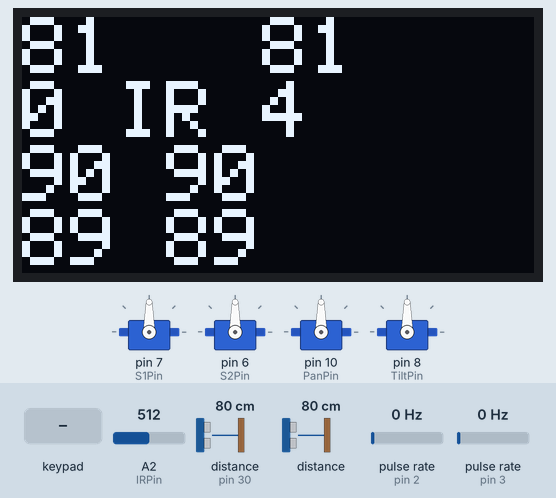
Recording of a sketch running on a simulated Arduino Mega 2560, built with avr-gcc and run on an emulated ATmega2560. Shown: 128×64 one-colour display, 4 × servo. Wiring (inferred from the names in the program): 2 × pulse sensor: data pin 2 / data pin 3. The inputs (shaded band) are chosen by the test bench; at power-on: A2 (IRPin) = 512, distance to the obstacle (sensor on pin 30) 80 cm, distance to the obstacle 80 cm, pulse rate (sensors on pin 2, pin 3) 0 Hz. The echo pulse lasts 58.3 µs per cm.

Above: at 1.3 s.
1.4 s: A2 (IRPin) set to 13
At 2.5 s:
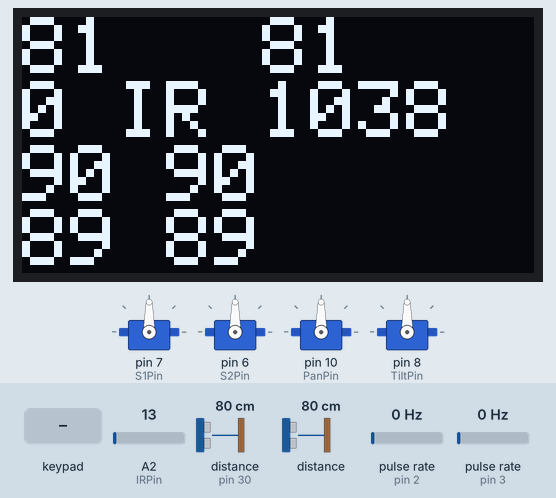
3.0 s: A2 (IRPin) set to 10
At 3.6 s:
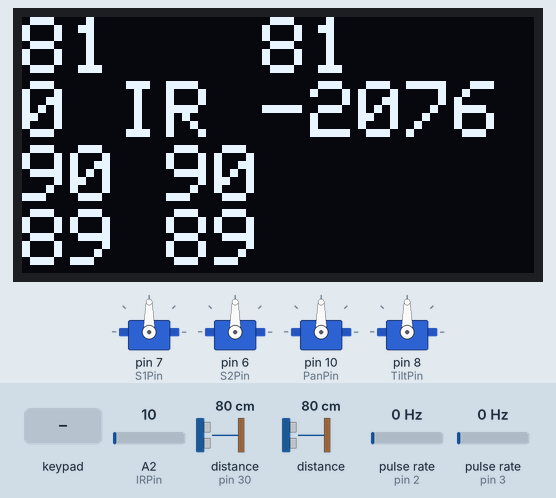
4.7 s: key 'X' pressed
At 6.5 s:
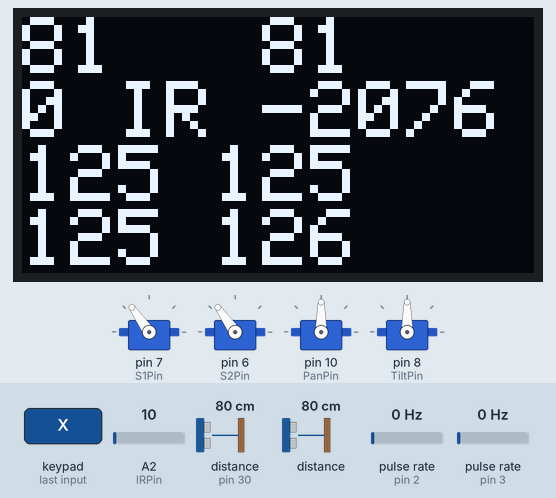
7.1 s: distance to the obstacle (sensor on pin 30) set to 22 cm
At 8.4 s:
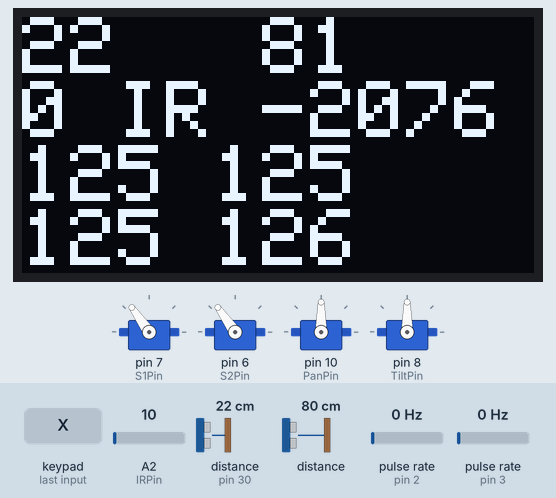
8.7 s: distance to the obstacle (sensor on pin 30) set to 18 cm
At 10.5 s:
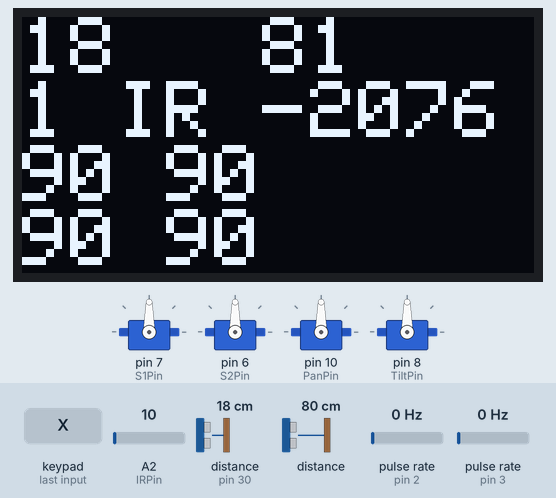
10.9 s: key 'S' pressed
At 13.2 s:
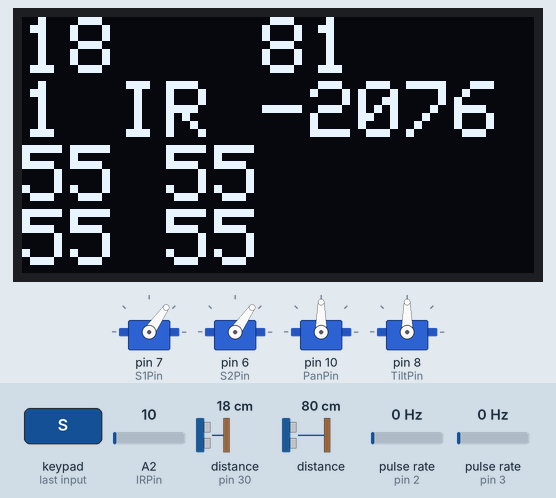
Timing chart, 0 to 14.7 s (numbered marks = the images above; inputs shaded):
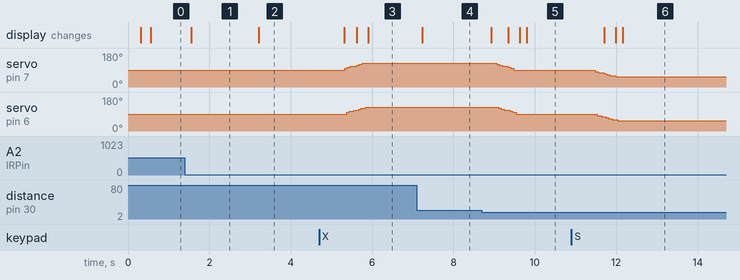

The sketch:

Abby.ino
```cpp
#include <NewPing.h>
#include <PS2X_lib.h>
#include <Servo.h>
#include <Wire.h>

//#include "C:\Program Files (x86)\Arduino\hardware\arduino\avr\libraries\Wire\"
#include <SSD1306AsciiWire.h>
#include "myRobot.h"
#include "myDefinitions.h"

//#define debugMotors      //define to turn off
//#define raspberryPI    //define to check serial for pi

myRobotClass myRobot;

long now, lastTime;

void odometerL_ISR()
{
    myRobot.myMotors.odometerL();
}

void odometerR_ISR()
{
    myRobot.myMotors.odometerR();
}

void setup()
{
    Serial.begin(57600);
    Wire.begin();  Wire.setClock(400000L);
    myRobot.myDisplay.begin(&Adafruit128x64, 0x3C);  myRobot.myDisplay.setFont(Adafruit5x7);
    myRobot.myDisplay.clear(); myRobot.myDisplay.set2X();
    myRobot.initialize();
#ifndef debugMotors
    myRobot.myMotors.init(S1Pin, S2Pin);
    myRobot.myRemote.init();
    attachInterrupt(digitalPinToInterrupt(encoderLInt), odometerL_ISR, RISING);
    attachInterrupt(digitalPinToInterrupt(encoderRInt), odometerR_ISR, RISING);
#endif
    lastTime = millis();
}


void loop()
{
    static int displayDelay = 0;

    if (millis() - lastTime > 10)
    {
        myRobot.update();
        lastTime = millis();
        displayDelay++;
    }

    if (displayDelay == 3)
    {
        //myRobot.update();
        displayDelay = 0;

        myRobot.myDisplay.setCursor(0, 0); myRobot.myDisplay.clearToEOL();
        if (myRobot.mySensors.getDistanceSonar() < 10) myRobot.myDisplay.setCursor(12, 0);

        myRobot.myDisplay.print(myRobot.mySensors.getDistanceSonar());
        myRobot.myDisplay.print("   "); myRobot.myDisplay.print(myRobot.mySensors.getDistanceRear());

        myRobot.myDisplay.setCursor(0, 2); myRobot.myDisplay.clearToEOL(); myRobot.myDisplay.print(myRobot.mySensors.checkObstacle());
        myRobot.myDisplay.print(" "); myRobot.myDisplay.println(String("IR ") + myRobot.mySensors.getDistanceIR());

        myRobot.myDisplay.setCursor(0, 4); myRobot.myDisplay.clearToEOL(); myRobot.myDisplay.print(myRobot.myMotors.actSpeedL);
        myRobot.myDisplay.print(" "); myRobot.myDisplay.println(myRobot.myMotors.actSpeedR);

        myRobot.myDisplay.setCursor(0, 6); myRobot.myDisplay.clearToEOL(); myRobot.myDisplay.print(myRobot.speedL);
        myRobot.myDisplay.print(" "); myRobot.myDisplay.println(myRobot.speedR);
//#ifndef debugMotors
//        myRobot.myDisplay.setCursor(0, 6); myRobot.myDisplay.clearToEOL(); myRobot.myDisplay.print(myRobot.myMotors.getEncoderL());
//        myRobot.myDisplay.print(" "); myRobot.myDisplay.print(myRobot.myMotors.getEncoderR());
//#endif
    }
}
```

DifferentialSteering.cpp
```cpp
#include "DifferentialSteering.h"

/**
 *  Constructor class.
 */
DifferentialSteering::DifferentialSteering() {
    m_leftMotor = 0;
    m_rightMotor = 0;
}

/**
 * Initialize the threshold at which the pivot action starts.
 *
 * @param fPivYLimit: Threshold. Is measured in units on the Y-axis away from the X-axis (Y=0).
 *                    A greater value will assign more of the joystick's range to pivot actions.
 *                    Allowable range: (0..+127).
 */
void DifferentialSteering::begin(int fPivYLimit) {
    m_fPivYLimit = fPivYLimit;
}

/**
 * Compute differential steering from (x,y) values.
 *
 * @param XValue: X value in [-127, 127] range.
 * @param YValue: Y value in [-127, 127] range.
 */
void DifferentialSteering::computeMotors(int XValue, int YValue) {
    float   nMotPremixL = 0;    // Motor (left)  premixed output        (-127..+127)
    float   nMotPremixR = 0;    // Motor (right) premixed output        (-127..+127)
    int     nPivSpeed = 0;      // Pivot Speed                          (-127..+127)
    float   fPivScale = 0;      // Balance scale b/w drive and pivot    (   0..1   )

    // Calculate Drive Turn output due to Joystick X input
    if (YValue >= 0) {
        // Forward
        nMotPremixL = (XValue >= 0) ? COMPUTERANGE : (COMPUTERANGE + XValue);
        nMotPremixR = (XValue >= 0) ? (COMPUTERANGE - XValue) : COMPUTERANGE;
    }
    else {
        // Reverse
        nMotPremixL = (XValue >= 0) ? (COMPUTERANGE - XValue) : COMPUTERANGE;
        nMotPremixR = (XValue >= 0) ? COMPUTERANGE : (COMPUTERANGE + XValue);
    }

    // Scale Drive output due to Joystick Y input (throttle)
    nMotPremixL = nMotPremixL * YValue / COMPUTERANGE;
    nMotPremixR = nMotPremixR * YValue / COMPUTERANGE;

    // Now calculate pivot amount
    // - Strength of pivot (nPivSpeed) based on Joystick X input
    // - Blending of pivot vs drive (fPivScale) based on Joystick Y input
    nPivSpeed = XValue;
    fPivScale = (abs(YValue) > m_fPivYLimit) ? 0.0 : (1.0 - abs(YValue) / m_fPivYLimit);

    // Calculate final mix of Drive and Pivot
    m_leftMotor = (1.0 - fPivScale) * nMotPremixL + fPivScale * (nPivSpeed);
    m_rightMotor = (1.0 - fPivScale) * nMotPremixR + fPivScale * (-nPivSpeed);
}

/*
 * Returns the value of the left motor computed in computeMotors method.
 *
 * @return left computed motor, in [-127, 127] range.
 */
int DifferentialSteering::computedLeftMotor() {
    return m_leftMotor;
}

/*
 * Returns the value of the right motor computed in computeMotors method.
 *
 * @return right computed motor, in [-127, 127] range.
 */
int DifferentialSteering::computedRightMotor() {
    return m_rightMotor;
}

/**
 * Return the compute range used in the computeMotors method.
 *
 * @return the compute range.
 */
int DifferentialSteering::getComputeRange() {
    return COMPUTERANGE;
}

/*
 * Returns information about current computed motors and pivot threshold.
 *
 * @return a string with the information.
 */
//String DifferentialSteering::toString() {
//    String str = "";
//    return (str + "Pivot threshold: " + m_fPivYLimit + " | Left Motor: " + m_leftMotor + " | Right Motor: " + m_rightMotor);
//}
```

DifferentialSteering.h
```cpp
#ifndef DifferentialSteering_h
#define DifferentialSteering_h

#define COMPUTERANGE 127
#include "Arduino.h"

class DifferentialSteering
{
private:
    int m_fPivYLimit;
    int m_leftMotor;
    int m_rightMotor;

public:
    DifferentialSteering();
    void begin(int fPivYLimit);
    void computeMotors(int XValue, int YValue);
    int computedLeftMotor();
    int computedRightMotor();
    int getComputeRange();
 //   String toString();
};
#endif
```

MovingAverage.h
```cpp
#pragma once
// MovingAverage.h


template <typename V, int N> class MovingAverage
{
public:

    MovingAverage(V def = 0) : sum(0), p(0)
    {
        for (int i = 0; i < N; i++)
        {
            samples[i] = def;
            sum += samples[i];
        }
    }

    V add(V new_sample)
    {
        sum = sum - samples[p] + new_sample;
        samples[p++] = new_sample;
        if (p >= N)
            p = 0;
        return sum / N;
    }

private:
    V samples[N];
    V sum;
    V p;
};
```

myDefinitions.h
```cpp
#pragma once
#include "Arduino.h"

#define acceleration 30

#define DISTANCE_SENSOR_FRONT 32,  30
#define DISTANCE_SENSOR_REAR 34
#define DISTANCE_SENSORS DISTANCE_SENSOR_FRONT, DISTANCE_SENSOR_REAR
#define maxDistance 300

#define S1Pin 7
#define S2Pin 6
#define encoderLInt 3
#define encoderRInt 2

#define PanPin 10
#define TiltPin 8
#define IRPin A2

#define PS2_DAT 50
#define PS2_CMD 51
#define PS2_SEL 53
#define PS2_CLK 52
#define pressures false
#define vibrate false
```

myMotors.cpp
```cpp
#include "myMotors.h"
#include "mySensors.h"
#include "myDefinitions.h"


myMotorsClass::myMotorsClass():motorsL(), motorsR()
{
    actSpeedL = 90;
    actSpeedR = 90;
    increment = 5;
    int encoderL = 0;
    int encoderR = 0;
    pinMode(encoderLInt, INPUT);
    pinMode(encoderRInt, INPUT);
}

void  myMotorsClass::init(int servoPinA, int servoPinB)
{
    motorsL.attach(servoPinA);
    motorsR.attach(servoPinB);
    delay(50);
    lastSpeedUpdate = millis();
    atTargetSpeed = false;
    writeData(90, 90);
 }

void myMotorsClass::writeData(int s1, int s2)
{
    motorsL.write(s1); delay(50); motorsR.write(s2);
}

bool myMotorsClass::atTarget(int speedL2, int speedR2)
{
    //absolute value
    speedDiffL = actSpeedL > speedL2 ? actSpeedL - speedL2 : speedL2 - actSpeedL;
    speedDiffR = actSpeedR > speedR2 ? actSpeedR - speedR2 : speedR2 - actSpeedR;
    if ((speedDiffL < 2) || (speedDiffR < 2)) return true;
    else return false;
}

void myMotorsClass::update(int speedL1, int speedR1)
{
    now = millis();
    atTargetSpeed = atTarget(speedL1, speedR1);

        if ((now - lastSpeedUpdate > acceleration) && (!atTargetSpeed))
        {
            (actSpeedL < speedL1) ? actSpeedL = actSpeedL + increment : actSpeedL = actSpeedL;
            (actSpeedL > speedL1) ? actSpeedL = actSpeedL - increment : actSpeedL = actSpeedL;
            (actSpeedR < speedR1) ? actSpeedR = actSpeedR + increment : actSpeedR = actSpeedR;
            (actSpeedR > speedR1) ? actSpeedR = actSpeedR - increment : actSpeedR = actSpeedR;

            lastSpeedUpdate = now;

            checkData();

                //need to increase this 75 & 105 to prevent stalling
            (actSpeedL <= 80 || actSpeedL >= 100 || actSpeedL == 90) ? motorsL.write(actSpeedL) : motorsL.write(90);
            delay(50);
            (actSpeedR <= 80 || actSpeedR >= 100 || actSpeedR == 90) ? motorsR.write(actSpeedR) : motorsR.write(90);
        }
    //(speedR == 90) ? speedR = 90 : speedR += 0;   //calibration
}

void myMotorsClass::checkData()
{
    if (actSpeedL > 165) actSpeedL = 165;
    if (actSpeedL < 15) actSpeedL = 15;
    if (actSpeedR > 165) actSpeedR = 165;
    if (actSpeedR < 15) actSpeedR = 15;
}

void myMotorsClass::estop()
{
    motorsL.write(90); delay(50); motorsR.write(90);
}

void myMotorsClass::odometerL()
{
    encoderL = encoderL++;
}

void myMotorsClass::odometerR()
{
    encoderR = encoderR++;
}

int myMotorsClass::getEncoderL()
{
    return encoderL;
}

int myMotorsClass::getEncoderR()
{
    return encoderR;
}

void myMotorsClass::resetEncoders()
{
    encoderL = 0;
    encoderR = 0;
}
```

myMotors.h
```cpp
// myMotors.h

#pragma once

#include <Arduino.h>
#include <Servo.h>


class myMotorsClass
{

private:
    Servo motorsL;
    Servo motorsR;
    int  speedDiffL, speedDiffR;
    bool atTarget(int speedL, int speedR);
    int increment;
    long now, lastSpeedUpdate, speedUpdateInterval;
    int encoderL, encoderR;

public:
    myMotorsClass();
    void resetEncoders();
    void estop();
    void update(int speedL1, int speedR1);
    void init(int servoPinA, int servoPinB);
    void writeData(int s1, int s2);
    void checkData();
    bool atTargetSpeed;
    int actSpeedL, actSpeedR;
    int getEncoderL();
    int getEncoderR();
    void odometerL();
    void odometerR();


  };
```

myRemote.h
```cpp
//remoteControl.h
#pragma once

#include <PS2X_lib.h>
#include <Servo.h>

class remoteControlClass
{
private:
	Servo Pan;
	Servo Tilt;
	int checkPS2();
	int parseCommand(char input);
	void serial_flush_buffer();
	int  XValueOld, YValueOld, XValueDiff, YValueDiff;
	int xJoy, yJoy, xJoyOld, yJoyOld;
	byte pan, tilt, tiltOld, panOld, panDiff, tiltDiff;

public:
	remoteControlClass();
	PS2X ps2;
	void init();
	void update();
	bool newData;
	int XValue, YValue;
	bool encoderBool;
	//int leftMotor, rightMotor;
};
```

myRobot.cpp
```cpp
#pragma once
#include "myRobot.h"
#include "myDefinitions.h"

#define sensorUpdateInterval 100


#ifndef debugMotors
myRobotClass::myRobotClass() : myDisplay(), mySensors(DISTANCE_SENSORS), myRemote(), diffSteer()
{
    speedL = 90;
    speedR = 90;
    initialize();
    obstacle = false;
    lastMeasurement = millis();
}
#endif

#ifdef debugMotors
myRobotClass::myRobotClass() : myDisplay(), myMotors(), mySensors(DISTANCE_SENSORS), myRemote(), diffSteer()
{
    speedL = 90;
    speedR = 90;
    initialize();
    obstacle = false;
    lastMeasurement = millis();
}
#endif

void myRobotClass::initialize()
{
    myDisplay.println("What up  "); myDisplay.println(" Bri B");
}

void myRobotClass::diffSteerData()
{
    mappedL = map(myRemote.XValue, 0, 255, -127, 127);
    mappedR = map(myRemote.YValue, 255, 0, -127, 127);
    diffSteer.computeMotors(mappedL, mappedR);
    speedL = diffSteer.computedLeftMotor();
    speedR = diffSteer.computedRightMotor();
    speedL = map(speedL, -127, 127, 30, 150);
    speedR = map(speedR, -127, 127, 30, 150);
}

void myRobotClass::update()
{
#ifdef raspberryPI
    if (Serial.available())
    {
        fromPI = Serial.read();
        if (fromPI == 1) {speedL = 110; speedR = 130;}
        if (fromPI == 2) {speedL = 120; speedR = 120;}
        if (fromPI == 3) {speedL = 130; speedR = 110;}
        if (fromPI == 4) {speedL = 60; speedR = 60;}
        if (fromPI == 5) {speedL = 90; speedR = 90;}
        while (Serial.read() >= 0) {}
        //delay(50);
        //parseCommand(val); // parse the input
    }
#endif
    if (millis() - lastMeasurement > sensorUpdateInterval)
    {
        #ifndef debugSensors
        mySensors.update();
        obstacle = mySensors.obstacleSonar;   //1 is obstacle present
        lastMeasurement = millis();
        #endif
    }

    myRemote.update();
    if (myRemote.newData)
    {
        diffSteerData();
        if (myRemote.encoderBool) myMotors.resetEncoders();
        myRemote.newData = false;
    }

    speedL = (obstacle && speedL >= 90) ? 90 : speedL;
    speedR = (obstacle && speedR >= 90) ? 90 : speedR;

#ifndef debugMotors
    myMotors.update(speedL, speedR);
#endif

}

void myRobotClass::stop()
{
#ifndef debugMotors
  myMotors.estop();
#endif
  speedR = 90;
}
```

myRobot.h
```cpp
#pragma once

#include "myMotors.h"
#include "myRemote.h"
#include "mySensors.h"
#include <SSD1306AsciiWire.h>
#include "DifferentialSteering.h"

class myRobotClass
{
 private:
     DifferentialSteering diffSteer;
     void diffSteerData();
     long lastMeasurement;
     char fromPI;

 public:
    myRobotClass();
    SSD1306AsciiWire myDisplay;
#ifndef debugMotors
    myMotorsClass myMotors;
#endif
    remoteControlClass myRemote;
    mySensorsClass mySensors;
    void initialize();
    void update();
    void stop();
    int speedL, speedR, mappedL, mappedR;
    bool obstacle;
};
```

mySensors.cpp
```cpp
#include "mySensors.h"
#include "myDefinitions.h"


mySensorsClass::mySensorsClass(int trigFront, int echoFront, int trigRear)
{
	sonarFront = new NewPing(trigFront, echoFront, maxDistance);
	sonarRear = new NewPing(trigRear, maxDistance);
	distanceSonar = maxDistance;
	obstacleSonar = 0;
	pinMode(IRPin, INPUT);
}

//void mySensorsClass::init() {pinMode(A2, OUTPUT);}

void mySensorsClass::update()
{
	distanceSonar = sonarFront->ping_cm();
	distanceRear = sonarRear->ping_cm();

	avgDistanceSonar = averageSonar.add(distanceSonar);
	distanceIR = 2076 / (analogRead(IRPin) - 11);
	avgDistanceIR = averageIR.add(distanceIR);
	obstacleSonar = checkObstacle();
}

int mySensorsClass::getAvgDistanceSonar()
{
	//if (avgDistanceSonar > 300) return 301;
	//else if (avgDistanceSonar < 4) return 3;
	//else
	return avgDistanceSonar;
}

int mySensorsClass::getDistanceSonar()
{
	//if (distanceSonar > 300) return 301;
	//else if (distanceSonar < 4) return 3;
	//else
	return distanceSonar;
}

bool mySensorsClass::checkObstacle()
{
	if ((avgDistanceSonar > 20) || (avgDistanceSonar == 0)) return 0;
	return 1;  //1 is obstacle present
}

int mySensorsClass::getAvgDistanceIR()
{
	//if (avgDistanceIR > 300) return 302;
	//else if (avgDistanceIR < 4) return 2;
	//else
	return avgDistanceIR;
}

int mySensorsClass::getDistanceIR()
{
	//if (distanceIR > 300) return 302;
	//else if (distanceIR < 4) return 2;
	//else
	return distanceIR;
}

int mySensorsClass::getDistanceRear()
{
	//if (distanceRear > 300) return 302;
	//else if (distanceRear < 4) return 2;
	//else
	return distanceRear;
}
```

mySensors.h
```cpp
// mySensors.h

#pragma once
#include <NewPing.h>
#include "MovingAverage.h"

class mySensorsClass
{

private:
    int distanceSonar, avgDistanceSonar;
    int distanceIR, avgDistanceIR;
    int distanceRear;
    MovingAverage<unsigned int, 10> averageSonar;
    MovingAverage<unsigned int, 10> averageIR;

public:
    mySensorsClass(int triggerPin, int echoPin, int triggerPinRear);
    NewPing* sonarFront;
    NewPing* sonarRear;
    void update();
    int getDistanceSonar();
    int getDistanceIR();
    int getAvgDistanceSonar();
    int getAvgDistanceIR();
    int getDistanceRear();
    bool checkObstacle();
    bool obstacleSonar;
};
```

Source omitted: myRemote.cpp (8226 bytes)

Measured:
- the behaviour switches between 12 and 11 on A2 (IRPin) (found by bisection; images 1 and 2)
- the behaviour switches between 21 and 20 cm on distance to the obstacle (sensor on pin 30) (found by bisection; images 4 and 5)
- after the input at 1.4 s, the display: changes after 0.15 s (image 1)
- after the input at 3.0 s, the display: changes after 0.22 s (image 2)
- after the input at 4.7 s, servo on pin 7 (S1Pin): moves from 90° to 125° over 0.43 s, starting after 0.63 s; servo on pin 6 (S2Pin): moves from 90° to 125° over 0.46 s, starting after 0.68 s; the display: first changes after 0.62 s (image 3 shows a later state)
- after the input at 7.1 s, the display: changes after 0.14 s (image 4)
- after the input at 8.7 s, servo on pin 7 (S1Pin): moves from 125° to 90° over 0.41 s, starting after 0.37 s; servo on pin 6 (S2Pin): moves from 125° to 90° over 0.43 s, starting after 0.42 s; the display: first changes after 0.23 s (image 5 shows a later state)
- after the input at 10.9 s, servo on pin 7 (S1Pin): moves from 90° to 55° over 0.50 s, starting after 0.59 s; servo on pin 6 (S2Pin): moves from 90° to 55° over 0.50 s, starting after 0.64 s; the display: first changes after 0.81 s (image 6 shows a later state)
